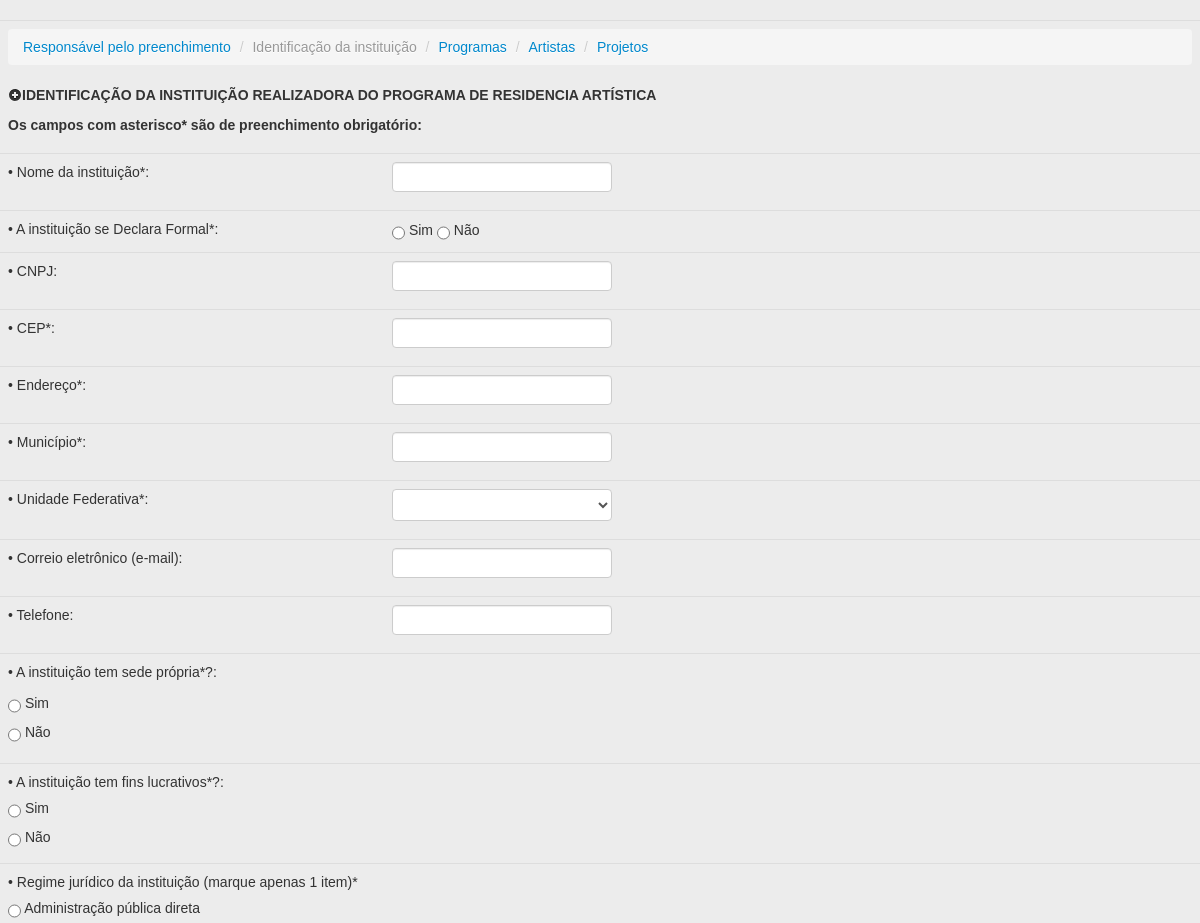
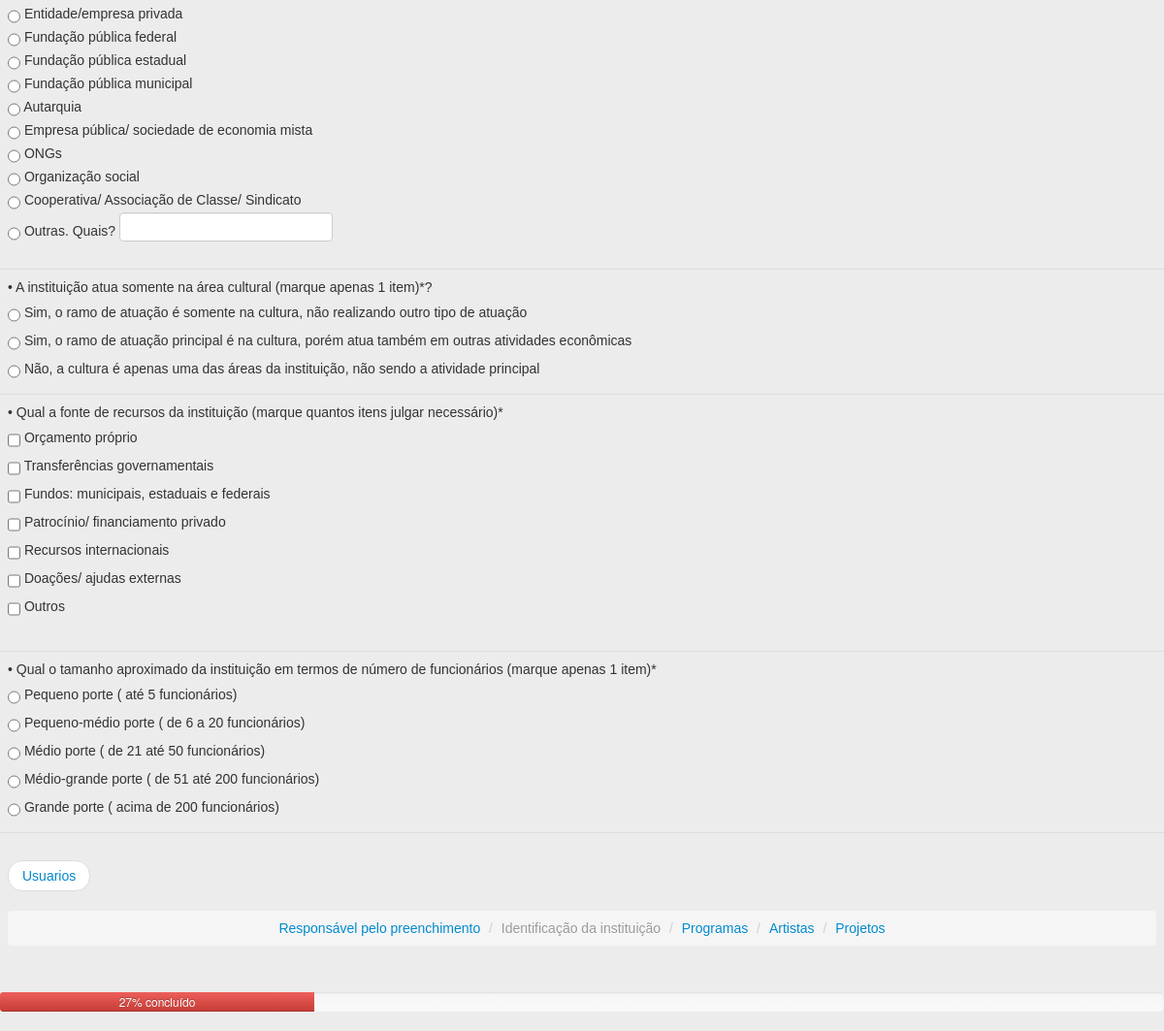
The page /admin/acessando/parteI.php?aces=CasaGiraMundo on the database as committed earlier (2 pictures, top to bottom).
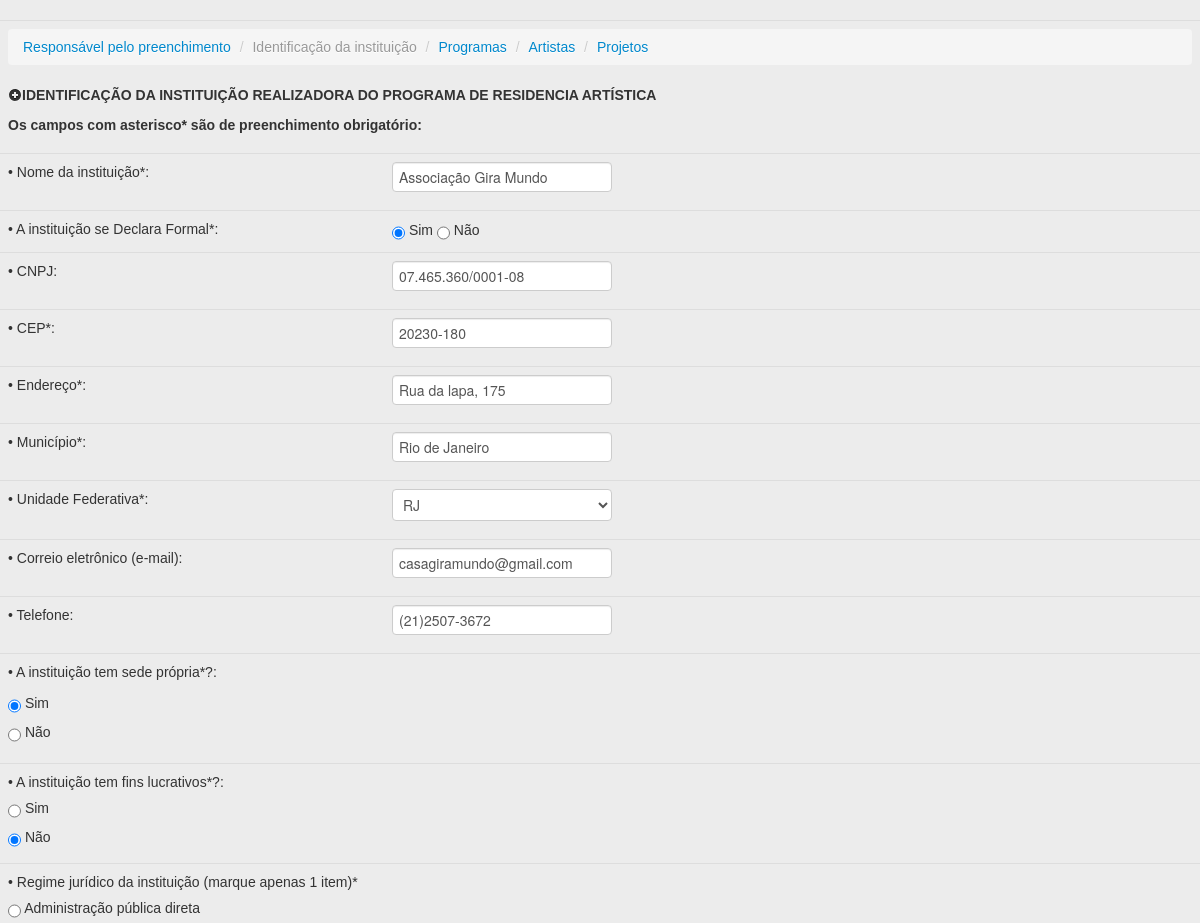
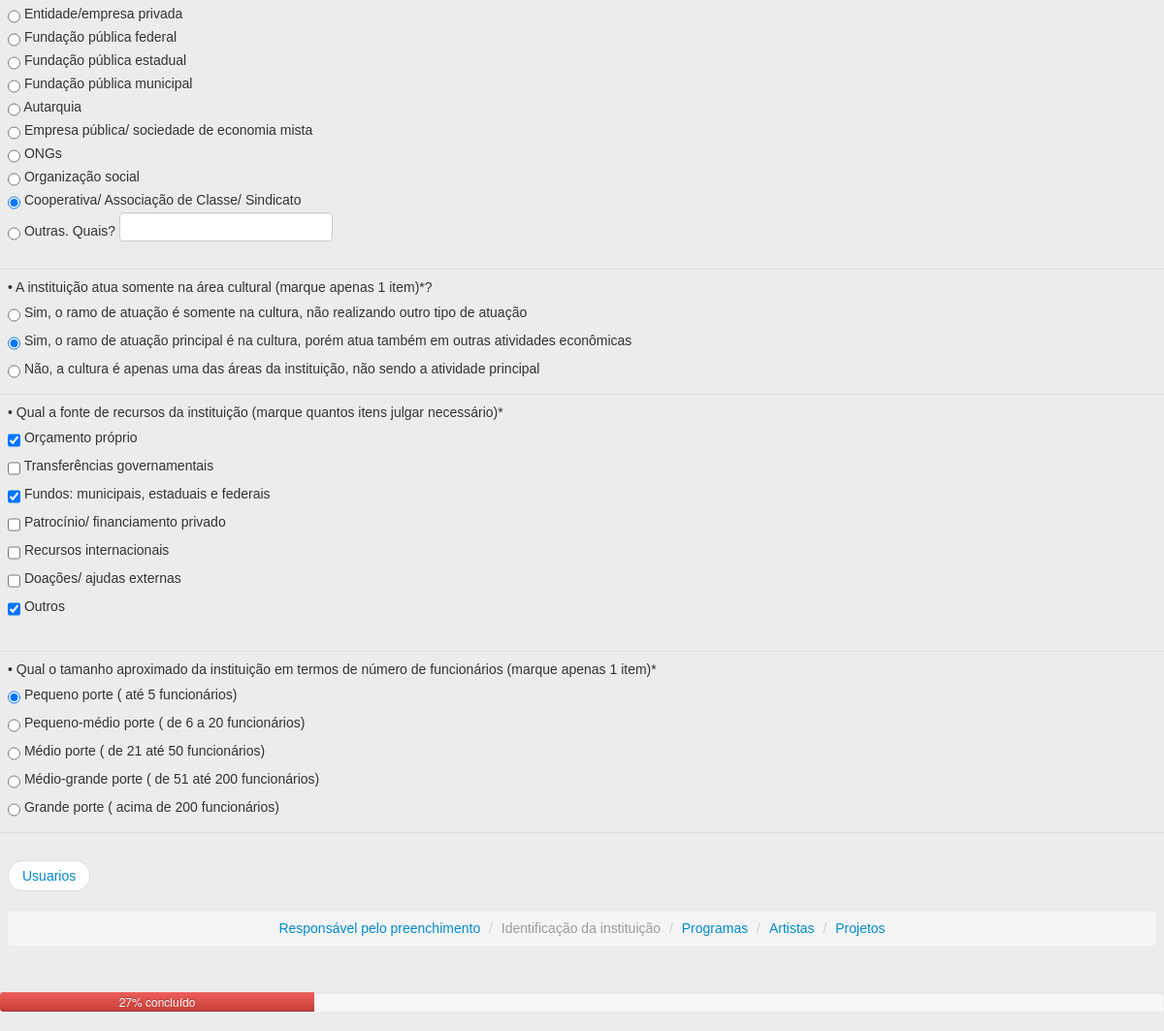
The same page on the database as committed later (2 pictures, top to bottom).
### tables this page shows
CREATE TABLE `mapeamentoparteI` (
  `idmapeamento` int(11) NOT NULL auto_increment,
  `nomeintituicao` varchar(45) NOT NULL,
  `cnpj` varchar(45) default NULL,
  `endereco` varchar(80) NOT NULL,
  `municipio` varchar(45) NOT NULL,
  `unidadefederativa` varchar(45) default NULL,
  `cep` varchar(18) NOT NULL,
  `telefone` varchar(45) default NULL,
  `email` varchar(58) default NULL,
  `usuario` varchar(45) NOT NULL,
  `preenchido` varchar(1) default NULL,
  `data` varchar(45) default NULL,
  `hora` char(45) default NULL,
  PRIMARY KEY  (`idmapeamento`,`usuario`),
  UNIQUE KEY `usuario_UNIQUE` (`usuario`)
);

### admin/acessando/parteI.php (the view, shortened to what the changed rows need)
<!DOCTYPE html PUBLIC "-//W3C//DTD XHTML 1.0 Transitional//EN" "http://www.w3.org/TR/xhtml1/DTD/xhtml1-transitional.dtd">
<html xmlns="http://www.w3.org/1999/xhtml">
<head>
  <head>
        <link href="../../css/bootstrap.min.css" rel="stylesheet" media="screen">
        <link href="../../css/barra.css" rel="stylesheet" type="text/css" />
	<?
	if(empty($_GET["aces"])) {
	}else{
	$Login = ($_GET["aces"]);
	}
	$sql = "select * from mapeamentoparteI  Where usuario= '$Login'";
    $Resultado = mysql_query($sql) or die("Erro: " . mysql_error());
     while ($array_exibir = mysql_fetch_array($Resultado)) {
        $txtNome = ($array_exibir['nomeintituicao']);
        $txtCnpj = ($array_exibir['cnpj']);
        $txtEndereco = ($array_exibir['endereco']);
        $txtMunicipio = ($array_exibir['municipio']);
        $txtCep = ($array_exibir['cep']);
        $txtTelefone = ($array_exibir['telefone']);
        $txtEmail = ($array_exibir['email']);
        $cmbUnidadeFederativa = ($array_exibir['unidadefederativa']);
    }
    ?>
    <? function getArray(&$Login){
    $sql = "select * from pesquisa Where usuario= '$Login' and parte ='1';";
    $Resultado = mysql_query($sql) or die("Erro: " . mysql_error());
    $i=0;
    $resposta = array();
    while ($array_exibir = mysql_fetch_array($Resultado)) {
        $resposta[$i] = ($array_exibir['respostas']);
        $i++;
    }
    return $resposta;
    }
    $meuArray = getArray($Login);
    ?>
	<? function getArray1(&$Login){
    $sql = "select * from pesquisaquais Where usuario= '$Login' and parte ='1';";
    $Resultado = mysql_query($sql) or die("Erro: " . mysql_error());
    $resposta1 = array();
    return $resposta1;
    }
    $meuArray1 = getArray1($Login);
    ?>
    <link rel="stylesheet" href="../../css/validationEngine.jquery.css" type="text/css"/>
	<link rel="stylesheet" href="../../css/template.css" type="text/css"/>
</head>
<body>
<form name="form1" id="form1" method="post"  action="sql/parteI.php">
  <table width="98%" align="center" class="table table-hover" cellpadding="2" cellspacing="2" style="font-family: Verdana, Geneva, sans-serif;">
  <tr>
  <td width="68%">
  <input name="txtNome" id="idFrmNome" value="<?php echo $txtNome;?>" type="text" size="84" class="validate[required] text-input"/>
  </td>
  </tr>
  <tr>
    <td>
      <input type="radio" name="qtd0" id="qtd01" <? if(in_array("0a", $meuArray)){ echo "checked";}?>
      value="0a" class="validate[required] radio" />
      Sim</label>
      <input type="radio" id="qtd00" name="qtd0" onClick="javascript: textBoxClearSelecao('#qtd00', '#idopcaocnpj');" <? if(in_array("0b", $meuArray)){ echo "checked";}?>
      value="0b" class="validate[required] radio" />
      Não</label>
      </td>
  </tr>
  <tr>
    <td class="auto-style1">
    <input name="txtCnpj" id="idopcaocnpj" maxlength="18" value="<?php echo $txtCnpj;?>" type="text" size="17"
    onkeypress="SoNumero();Mascara('cnpj', window.event.keyCode, 'document.form1.txtCnpj');" onclick="MarcarCheckBoxClique('#qtd01')"
    class="validate[condRequired[qtd01]]"/>
      </td>
  </tr>
  <tr>
    <td>
      <input name="txtCep" id="idFrmCep" maxlength="10" value="<?php echo $txtCep;?>" type="text"
       onkeypress="SoNumero();Mascara('cep', window.event.keyCode, 'document.form1.txtCep');"
  class="validate[required] text-input"/>
      </td>
  </tr>
  <tr>
  <td><input name="txtEndereco" "id="idFrmEndereco" value="<?php echo $txtEndereco;?>" type="text" size="84" class="validate[required] text-input"/>
  </td>
  </tr>
  <tr>
  <td>
  <input name="txtMunicipio" id="ifFrmMunicipio" value="<?php echo $txtMunicipio;?>" type="text"
   size="50" class="validate[required] text-input"/>
  </td>
  </tr>
  <tr>
  <td>
  <select name="cmbUnidadeFederativa" size="1" id="idcmbUnidadeFederativa">
  <option value='<? echo $cmbUnidadeFederativa?>'><? echo $cmbUnidadeFederativa?></option>
  <option value="AC">AC</option>
  </select>
  </td>
  </tr>
  <tr>
  <td>
  <input name="txtEmail" id="idEmail" value="<?php echo $txtEmail;?>" type="text" size="80"
  class="validate[custom[email]] text-input"/>
  </td>
  </tr>
  <tr>
  <td>
  <input name="txtTelefone" maxlength="14" value="<?php echo $txtTelefone;?>" type="text"
  onKeyPress="SoNumero();Mascara('telefone', window.event.keyCode, 'document.form1.txtTelefone');"/>
  </td>
  <tr>
  <td colspan="2" align="left" class="formu2">
  <p>
  <label>
<input type="radio" name="qtd1" <? if(in_array("1a",$meuArray)){echo "checked";}?>  value="1a" class="validate[required] radio" />
Sim</label>
  </p>
  </td>
  </tr>
  <tr>
  <td colspan="2" align="left" class="formu2">
  <label>
  <input type="radio" name="qtd2" <? if(in_array("2b", $meuArray)){ echo "checked";}?> value="2b" class="validate[required] radio" />
  Não</label>
  </td>
  </tr>
  <tr>
  <td colspan="2" align="left" class="formu2">
  <p>
  <label>
  <input type="radio" name="qtd3" <? if(in_array("3a", $meuArray)){ echo "checked";}?> value="3a" class="validate[required] radio" />
  Administração pública direta</label>
  <input type="radio" name="qtd3" <? if(in_array("3b", $meuArray)){ echo "checked";}?> value="3b" class="validate[required] radio" />
  Entidade/empresa privada</label>
  <br/>
  <input type="radio" name="qtd3" <? if(in_array("3c", $meuArray)){ echo "checked";}?> value="3c" class="validate[required] radio" />
  Fundação pública federal</label>
  <br/>
  <input type="radio" name="qtd3" <? if(in_array("3d", $meuArray)){ echo "checked";}?> value="3d" class="validate[required] radio" />
  Fundação pública estadual</label>
  <br/>
  <input type="radio" name="qtd3" <? if(in_array("3e", $meuArray)){ echo "checked";}?> value="3e" class="validate[required] radio" />
  Fundação pública municipal</label>
  <br/>
  <input type="radio" name="qtd3" <? if(in_array("3f", $meuArray)){ echo "checked";}?> value="3f" class="validate[required] radio" />
  Autarquia</label>
  <br/>
  <input type="radio" name="qtd3" <? if(in_array("3g", $meuArray)){ echo "checked";}?> value="3g" class="validate[required] radio" />
  Empresa pública/ sociedade de economia mista</label>
  <br/>
  <input type="radio" name="qtd3" <? if(in_array("3h", $meuArray)){ echo "checked";}?> value="3h" class="validate[required] radio" />
  ONGs</label>
  <br/>
  <input type="radio" name="qtd3" <? if(in_array("3i", $meuArray)){ echo "checked";}?> value="3i" class="validate[required] radio" />
  Organização social</label>
  <br/>
  <input type="radio" name="qtd3" <? if(in_array("3j", $meuArray)){ echo "checked";}?> value="3j" class="validate[required] radio" />
  Cooperativa/ Associação de Classe/ Sindicato</label>
  <br/>
  <input type="radio" name="qtd3" <? if(in_array("3k", $meuArray)){ echo "checked";}?>
  value="3k" id="qtd3quais1" class="validate[required] radio" />
  Outras. Quais?</label>
  <input name="qtd3quais" type="text" id="qtd3quais"  class="validate[optional,minSize[2]]" value="<?php echo $meuArray1['qtd3'];?>" />
  <br/>
  </p>
  </td>
  </tr>
  <br/>
  <tr>
  <td colspan="2" align="left" class="formu2">
  <div align="left">
  <label>
  <input type="radio" name="qtd4" <? if(in_array("4b", $meuArray)){ echo "checked";}?> value="4b" class="validate[required] radio" />
  Sim, o ramo de atuação principal é na cultura, porém atua também em outras atividades econômicas</label>
  </div>
  </td>
  </tr>
  <tr>
  <td colspan="2" align="left" class="formu2">
  <div align="left">
  <label><input name="qtd5[]" type="checkbox" value="5a" <? if (in_array("5a", $meuArray)){ echo "checked";}?>
  class="validate[minCheckbox[1]] checkbox"/>
  Orçamento próprio</label>
  <label>
  <input name="qtd5[]" type="checkbox" value="5c" <? if(in_array("5c", $meuArray)){ echo "checked";}?> class="validate[minCheckbox[1]] checkbox"/>
    Fundos: municipais, estaduais e federais </label>
  <label>
  <input name="qtd5[]" type="checkbox" value="5g" <? if(in_array("5g", $meuArray)){ echo "checked";}?> class="validate[minCheckbox[1]] checkbox"/>
    Outros </label>
  <br/>
  </div>
  </td>
  </tr>
  <tr>
  <td colspan="2" align="left" class="formu2">
  <div align="left">
  <label>
  <input type="radio" name="qtd6" <? if(in_array("6a", $meuArray)){ echo "checked";}?> value="6a" class="validate[required] radio" />
  Pequeno porte ( até 5 funcionários)</label>
  </div>
  </td>
  </tr>
  </table>
</form>
</body>
</html>

Rows that differ between the two databases and show on the page:
added mapeamentopartei: txtNome "Associação Gira Mundo", txtCnpj "07.465.360/0001-08", txtCep "20230-180", txtEndereco "Rua da lapa, 175", txtMunicipio "Rio de Janeiro", cmbUnidadeFederativa "RJ", txtEmail "casagiramundo@gmail.com", txtTelefone "(21)2507-3672"
Other text that changed with them:
form field qtd0: "☐" → "☑"
form field qtd1: "☐ Sim" → "☑ Sim"
form field qtd2: "☐ Não" → "☑ Não"
form field qtd3: "☐" → "☑"
form field qtd4: "☐ Sim, o ramo de atuação princip" → "☑ Sim, o ramo de atuação princip"
form field value: "☐" → "☑"
form field qtd6: "☐ Pequeno porte ( até 5 funcioná" → "☑ Pequeno porte ( até 5 funcioná"
